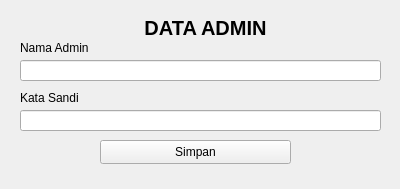
<?xml version="1.0" encoding="UTF-8"?>
<ui version="4.0">
 <class>Form</class>
 <widget class="QWidget" name="Form">
  <property name="geometry">
   <rect>
    <x>0</x>
    <y>0</y>
    <width>400</width>
    <height>189</height>
   </rect>
  </property>
  <property name="windowTitle">
   <string>Form</string>
  </property>
  <widget class="QPushButton" name="simpan">
   <property name="geometry">
    <rect>
     <x>100</x>
     <y>140</y>
     <width>191</width>
     <height>24</height>
    </rect>
   </property>
   <property name="text">
    <string>Simpan</string>
   </property>
  </widget>
  <widget class="QLabel" name="label">
   <property name="geometry">
    <rect>
     <x>20</x>
     <y>20</y>
     <width>371</width>
     <height>16</height>
    </rect>
   </property>
   <property name="font">
    <font>
     <pointsize>15</pointsize>
     <bold>true</bold>
    </font>
   </property>
   <property name="text">
    <string>DATA ADMIN</string>
   </property>
   <property name="alignment">
    <set>Qt::AlignCenter</set>
   </property>
  </widget>
  <widget class="QLabel" name="label_2">
   <property name="geometry">
    <rect>
     <x>20</x>
     <y>40</y>
     <width>101</width>
     <height>16</height>
    </rect>
   </property>
   <property name="text">
    <string>Nama Admin</string>
   </property>
  </widget>
  <widget class="QLineEdit" name="nama_admin">
   <property name="geometry">
    <rect>
     <x>20</x>
     <y>60</y>
     <width>361</width>
     <height>21</height>
    </rect>
   </property>
  </widget>
  <widget class="QLineEdit" name="nama_admin_2">
   <property name="geometry">
    <rect>
     <x>20</x>
     <y>110</y>
     <width>361</width>
     <height>21</height>
    </rect>
   </property>
  </widget>
  <widget class="QLabel" name="label_3">
   <property name="geometry">
    <rect>
     <x>20</x>
     <y>90</y>
     <width>101</width>
     <height>16</height>
    </rect>
   </property>
   <property name="text">
    <string>Kata Sandi</string>
   </property>
  </widget>
 </widget>
 <resources/>
 <connections/>
</ui>
